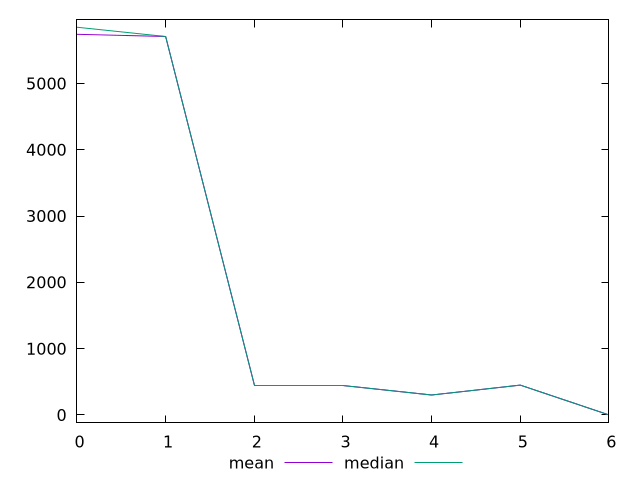

Recreate this plot in gnuplot.
$_mean <<EOF
0 5743.6
1 5710.7
2 450
3 450
4 300
5 450
6 0
EOF
$_median <<EOF
0 5850
1 5710
2 450
3 450
4 300
5 450
6 0
EOF
set key outside below
set terminal pngcairo
set output "report_00006_2020-11-02T20-21-41.718Z/uses-text-compression/progession_mean_median.png"
set yrange [-117:5967]
plot $_mean title "mean" with line ,$_median title "median" with line ,
